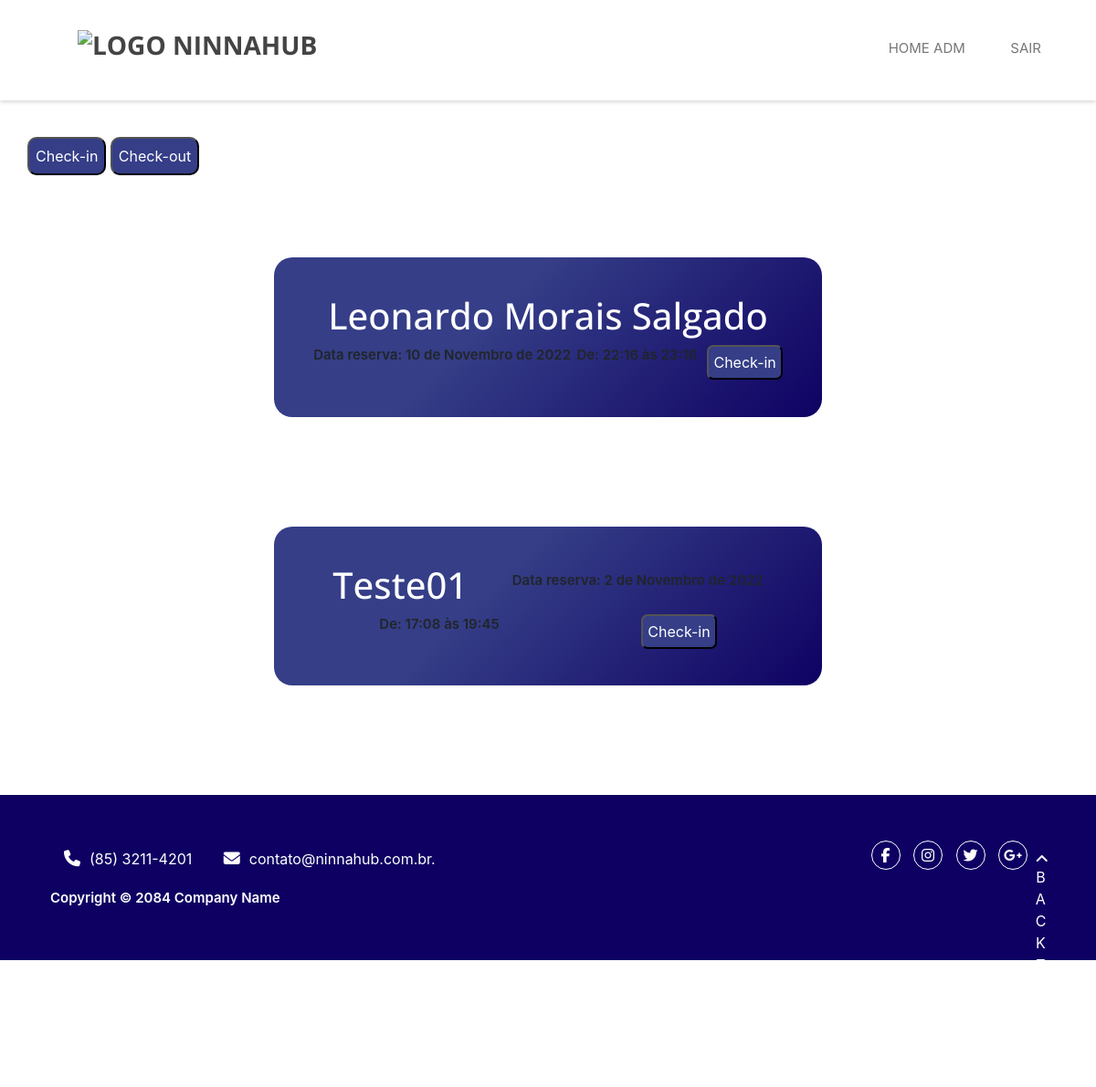
Screenshot of /adm/check_in/ (signed in) with the database file from the repository.
### reserva/models.py (models this page shows, shortened)
class Confirmacao(models.Model):
    token = models.CharField(max_length=64)
    registro = models.ForeignKey(Registro, on_delete=models.CASCADE)
    ativo = models.BooleanField(default=False)
    check_in = models.BooleanField(default=False)
    check_out = models.BooleanField(default=False)
    horario_checkin = models.TimeField(null=True, blank=True)
    horario_checkout = models.TimeField(null=True, blank=True)
    qtd_participantes = models.IntegerField(default=0)
    def __str__(self):
        return self.registro.agente

class Registro(models.Model):
    MANTENEDOR_CHOICES = (
        ('Mantenedor', 'Mantenedor'),
        ('Residente Startup', 'Residente Startup'),
        ('Time Operacional', 'Time Operacional'),
    )
    EVENTO_CHOICES = (
        ('Espaço01', 'Espaço01'),
        ('Espaço02', 'Espaço02'),
        ('Espaço03', 'Espaço03'),
    )
    agente = models.CharField(max_length=30)
    mantenedor = models.CharField(max_length=30, choices=MANTENEDOR_CHOICES)
    empresa = models.CharField(max_length=30)
    email = models.EmailField(max_length=254)
    telefone = models.CharField(max_length=30)
    cpf = CPFField('cpf')
    cnpj = CNPJField('CNPJ')
    nome_evento = models.CharField(max_length=300)
    descricao = models.TextField(max_length=1000)
    lista_participantes = models.FileField(upload_to='lista_participantes/%Y/%m/%d/', blank=True)
    espacos = models.CharField(max_length=30, choices=EVENTO_CHOICES, default='Espaço01')
    data_reserva = models.DateField()
    hora_inicio = models.TimeField()
    hora_fim = models.TimeField()
    confirmacao_email = models.BooleanField(default=False)

### administrador/views.py (the view)
# urls.py: path('check_in/', views.check_in, name='check_in'),
@login_required(login_url='/adm/login')
def check_in(request):
    conteudo = {"casos": Confirmacao.objects.filter(check_in=False).all(),
    }
    return render(request, 'check_in.html',conteudo)

### administrador/templates/check_in.html (shortened to what this page needs)
{% extends 'base.html' %}
{% load static %}
{% block 'body' %}
{% include 'partials/_navbar-adm.html' %}
    <div class="botoes-check">
      <a href="{%url 'check_in'%}"><button class="ajeitar-botoes">Check-in</button></a>
      <a href="{%url 'check_out'%}"><button class="ajeitar-botoes">Check-out</button></a>
    </div>
  {% if user.is_authenticated %}
      {% for caso in casos %}
          <div class="parte-branca">
            <h1>{{caso}}</h1>
            <p>Data reserva: {{caso.registro.data_reserva}}</p>
            <p>De: {{caso.registro.hora_inicio}} às {{caso.registro.hora_fim}}</p>
              {% if caso.check_in == False%}
                <form action="{%url 'realizar_check_in' caso.id %}" method="POST" name="form" >
                  <button type="submit" class="botao-form">Check-in</button>
                </form>
              {%endif%}
          </div>
      {% endfor %}
  {%endif%}
    {% include 'partials/_footer.html' %}
{% endblock %}

### templates/static/reserva/css/main.css (style rules this page uses)
html, body, div, span, applet, object, iframe, h1, h2, h3, h4, h5, h6, p, blockquote, pre, a, abbr, acronym, address, big, cite, code, del, dfn, em, ins, kbd, q, s, samp, small, strike, strong, sub, sup, tt, var, b, u, i, center, dl, dt, dd, ol, ul, li, fieldset, form, label, legend, table, caption, tbody, tfoot, thead, tr, th, td, article, aside, canvas, details, embed, figure, figcaption, footer, header, hgroup, menu, nav, output, ruby, section, summary, time, mark, audio, video { margin: 0; padding: 0; border: 0; font-size: 100%; font: inherit; vertical-align: baseline; }
html,body { width: 100%; overflow-x: hidden; }
body { line-height: 1; }
body { font: 13px/23px "Open Sans", sans-serif; -webkit-font-smoothing: antialiased; word-wrap: break-word; color: #777777; }
a { -webkit-transition: all 0.2s ease-in-out; -moz-transition: all 0.2s ease-in-out; -ms-transition: all 0.2s ease-in-out; -o-transition: all 0.2s ease-in-out; transition: all 0.2s ease-in-out; }
h1, h2, h3, h4, h5, h6 { font-family: "Open Sans", sans-serif; color: #444444; }

### templates/static/reserva/css/base.css (style rules this page uses)
:root { --branco: #FFF; --cinza: #808080; --azul-ninna: #00257A; --azul-escuro-ninna: #001c5c; --verde-ninna: #57B952; --branco-ninna: #ECEDEE; --preto-ninna: #000; --fonte-ninna: 'Poppins', sans-serif; }

### templates/static/reserva/css/descrição.css (style rules this page uses)
p { font-size: 14px; line-height: 1.50; }

### templates/static/reserva/css/login.css (style rules this page uses)
p { font-weight: 600; font-size: 15px; }

### templates/static/reserva/css/gerenciar-espaco.css (style rules this page uses)
:root { --branco-ninna: #FFF; --verde-ninna: #57B952; --azul-ninna: #00257A; --cinza-ninna: #808080; }
* { margin: 0; padding: 0; box-sizing: border-box; }
body, input, textarea, button { font-family: 'Poppins', sans-serif; }

### templates/static/reserva/css/check.css (style rules this page uses)
* { margin: 0; padding: 0; }
.parte-branca { width: 50%; background: linear-gradient(135deg, rgb(53,62,135) 39%,rgb(14,0,98) 101%); align-items: center; margin: 0 auto; margin-top: 90px; margin-bottom: 120px; border-radius: 20px; padding: 40px; display: flex; justify-content: space-around; flex-wrap: wrap; }
.parte-branca h1 { color: rgb(255, 255, 255); }
a { text-decoration: none; }
.botao-form { background: rgb(53,62,135); margin-left: 5px; padding: 5px; border-radius: 7px; color: white; }
.botoes-check { margin-top: 150px; margin-left: 30px; }
.ajeitar-botoes { background: rgb(53,62,135); color: white; padding: 7px; border-radius: 10px; }

### rows the page displays
Confirmacao: registro.agente "Leonardo Morais Salgado", registro.data_reserva "10 de Novembro de 2022"
Confirmacao: registro.agente "Teste01", registro.data_reserva "2 de Novembro de 2022", registro.hora_inicio "17:08", registro.hora_fim "19:45"
